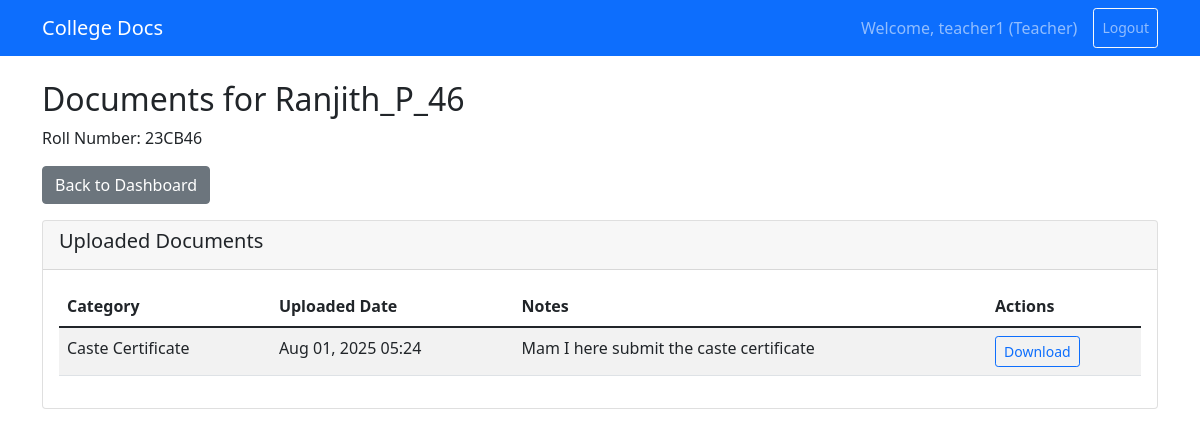
The app's page /student/5/ (signed in) with its own data.
### documents/models.py (models this page shows, shortened)
class UserProfile(models.Model):
    USER_TYPES = (
        ('student', 'Student'),
        ('teacher', 'Teacher'),
    )
    user = models.OneToOneField(User, on_delete=models.CASCADE)
    user_type = models.CharField(max_length=10, choices=USER_TYPES)
    roll_number = models.CharField(max_length=20, blank=True, null=True)

class StudentDocument(models.Model):
    student = models.ForeignKey(User, on_delete=models.CASCADE, related_name='documents')
    category = models.ForeignKey(DocumentCategory, on_delete=models.CASCADE)
    document = models.FileField(
        upload_to='documents/',
        validators=[FileExtensionValidator(allowed_extensions=['pdf'])]
    )
    uploaded_at = models.DateTimeField(auto_now_add=True)
    notes = models.TextField(blank=True)
    class Meta:
        unique_together = ['student', 'category']

class DocumentCategory(models.Model):
    name = models.CharField(max_length=100, unique=True)
    description = models.TextField(blank=True)
    is_active = models.BooleanField(default=True)
    created_by = models.ForeignKey(User, on_delete=models.CASCADE)
    created_at = models.DateTimeField(auto_now_add=True)
    class Meta:
        verbose_name_plural = "Document Categories"

### documents/views.py (the view)
# urls.py: path('student/<int:student_id>/', views.view_student_documents, name='view_student_documents'),
@login_required
def view_student_documents(request, student_id):
    profile = get_object_or_404(UserProfile, user=request.user)
    if profile.user_type != 'teacher':
        raise PermissionDenied
    student = get_object_or_404(User, id=student_id, userprofile__user_type='student')
    documents = StudentDocument.objects.filter(student=student)
    context = {
        'student': student,
        'documents': documents,
    }
    return render(request, 'view_student_documents.html', context)

### templates/view_student_documents.html
{% extends 'base.html' %}
{% block content %}
<div class="row">
    <div class="col-12">
        <h2>Documents for {{ student.username }}</h2>
        {% if student.userprofile.roll_number %}
            <p>Roll Number: {{ student.userprofile.roll_number }}</p>
        {% endif %}
        <a href="{% url 'dashboard' %}" class="btn btn-secondary mb-3">Back to Dashboard</a>
    </div>
</div>
<div class="row">
    <div class="col-12">
        <div class="card">
            <div class="card-header">
                <h5>Uploaded Documents</h5>
            </div>
            <div class="card-body">
                {% if documents %}
                    <div class="table-responsive">
                        <table class="table table-striped">
                            <thead>
                                <tr>
                                    <th>Category</th>
                                    <th>Uploaded Date</th>
                                    <th>Notes</th>
                                    <th>Actions</th>
                                </tr>
                            </thead>
                            <tbody>
                                {% for doc in documents %}
                                <tr>
                                    <td>{{ doc.category.name }}</td>
                                    <td>{{ doc.uploaded_at|date:"M d, Y H:i" }}</td>
                                    <td>{{ doc.notes|default:"-" }}</td>
                                    <td>
                                        <a href="{% url 'download_document' doc.id %}" class="btn btn-sm btn-outline-primary">Download</a>
                                    </td>
                                </tr>
                                {% endfor %}
                            </tbody>
                        </table>
                    </div>
                {% else %}
                    <div class="alert alert-info">
                        <p class="mb-0">No documents uploaded yet.</p>
                    </div>
                {% endif %}
            </div>
        </div>
    </div>
</div>
{% endblock %}

### templates/base.html (shortened to what this page needs)
<!DOCTYPE html>
<html lang="en">
<head>
    <link href="https://cdn.jsdelivr.net/npm/bootstrap@5.1.3/dist/css/bootstrap.min.css" rel="stylesheet">
</head>
<body>
    <nav class="navbar navbar-expand-lg navbar-dark bg-primary">
        <div class="container">
            <a class="navbar-brand" href="{% url 'dashboard' %}">College Docs</a>
            {% if user.is_authenticated %}
            <div class="navbar-nav ms-auto">
                <span class="navbar-text me-3">
                    Welcome, {{ user.username }}
                    {% if user.userprofile %}
                        ({{ user.userprofile.user_type|title }})
                    {% endif %}
                </span>
                <a class="nav-link btn btn-outline-light btn-sm" href="{% url 'logout' %}">Logout</a>
            </div>
            {% endif %}
        </div>
    </nav>
    <div class="container mt-4">
        {% block content %}
        {% endblock %}
    </div>
</body>
</html>

### records on screen
StudentDocument: category.name "Caste Certificate", uploaded_at "Aug 01, 2025 05:24", notes "Mam I here submit the caste certificate"

### other values on screen
{{ user.username }} "teacher1"
{{ user.userprofile.user_type|title }} "Teacher"
{{ student.username }} "Ranjith_P_46"
{{ student.userprofile.roll_number }} "23CB46"
